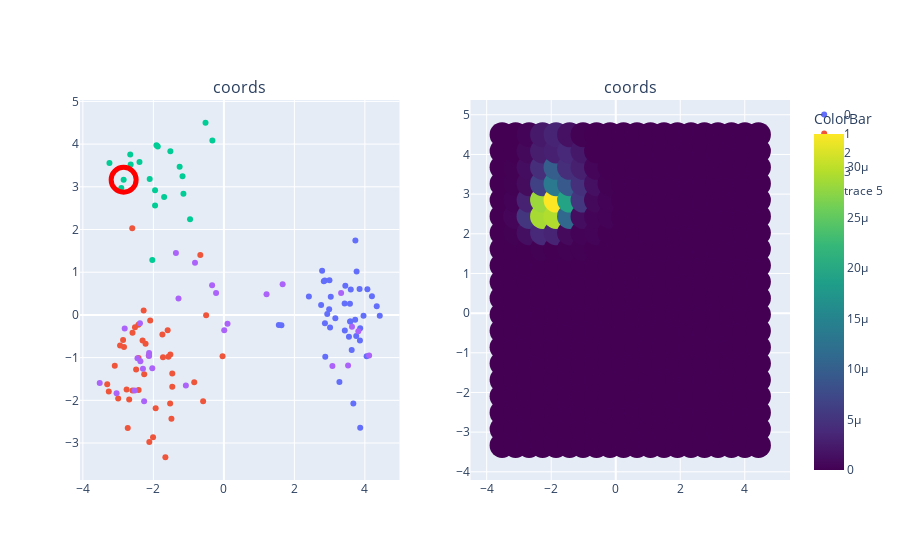

Notebook cell for this chart:
### Code cell
from plotly import tools

title= 'coords'
fig_subplots = tools.make_subplots(rows=1, cols=2,subplot_titles=tuple([title]*2))

for trace in figwl:
    fig_subplots.append_trace(trace, 1, 1)
    

trace= go.Scatter(
    x= background[:,0],
    y= background[:,1],
    #z= grid_likes,
    mode= 'markers',
    marker= {
        'color':grid_likes,
        'colorbar': go.scatter.marker.ColorBar(
            title= 'ColorBar'
        ),
        'colorscale':'Viridis',
        'line': {'width': 0},
        'size': 25,
        'symbol': 'circle',
      "opacity": 1
      }
)

fig_subplots.append_trace(trace, 1,2)

iplot(fig_subplots)

### Figure 1 — Plotly figure (JSON) as saved in the notebook; plotly's stock layout.template omitted (floating-point values rounded to 4 significant figures; data arrays with more than 128 entries replaced by an {"elided": "..."} marker saying what was removed)
{"data": [{"mode": "markers", "name": "0", "type": "scatter", "x": [3.446, 2.864, 3.867, 2.933, 3.426, 3.725, 3.85, 4.337, 3.162, 3.962, 3.731, 3.581, 2.877, 1.633, 3.627, 2.787, 2.759, 3.59, 3.755, 3.766, 2.867, 3.549, 3.577, 4.2, 4.072, 3.013, 4.423, 2.411, 2.836, 1.559, 3.673, 3.432, 3.033, 2.995, 3.86, 3.868, 4.05, 3.278, 3.6, 2.987], "xaxis": "x", "y": [0.6806, 0.8039, -0.3101, 0.0224, 0.2678, -0.1141, 0.6073, 0.2055, -0.08085, -0.01937, 1.744, -0.1556, -0.982, -0.2438, -0.8191, 1.034, 0.2323, -0.1568, -0.4911, 1.017, -0.195, -0.5121, 0.26, 0.4381, 0.5979, -0.2977, -0.01998, 0.4327, 0.7897, -0.2371, -2.077, -0.368, 0.4228, 0.8121, -0.5973, -2.644, -0.9698, -1.573, 0.5977, 0.1332], "yaxis": "y"}, {"mode": "markers", "name": "1", "type": "scatter", "x": [-0.5885, -2.425, -2.009, -1.744, -0.841, -2.276, -0.5032, -1.525, -2.418, -1.519, -1.464, -0.6692, -2.76, -2.999, -2.834, -2.221, -2.421, -2.116, -2.727, -2.686, -0.03754, -1.659, -2.594, -3.265, -1.935, -1.464, -2.592, -2.86, -2.307, -2.09, -1.575, -2.261, -1.595, -2.49, -2.945, -2.13, -3.096, -3.309, -1.728, -1.488, -2.522, -2.6], "xaxis": "x", "y": [-2.023, -0.2331, -2.868, -0.4588, -1.576, 0.1033, -0.008133, -2.076, -1.757, -0.9291, -1.681, 1.404, -1.745, -1.958, -0.7515, -0.6726, -1.007, -2.979, -2.648, -1.981, -0.9657, -3.333, -1.768, -1.795, -2.187, -1.375, -0.4185, -0.5862, -0.5988, -0.1291, -0.9791, -1.392, -0.3601, -1.278, -0.7163, -0.9506, -1.188, -1.627, -0.9919, -2.431, -0.29, 2.032], "yaxis": "y"}, {"mode": "markers", "name": "2", "type": "scatter", "x": [-0.5204, -2.844, -1.952, -2.394, -2.104, -1.147, -3.247, -1.952, -2.657, -1.255, -1.695, -0.9598, -2.91, -1.875, -1.173, -2.03, -1.913, -1.518, -2.645, -0.3261], "xaxis": "x", "y": [4.5, 3.165, 2.561, 3.578, 3.182, 2.838, 3.557, 2.918, 3.754, 3.471, 2.762, 2.239, 2.973, 3.946, 3.246, 1.289, 3.972, 3.83, 3.52, 4.086], "yaxis": "y"}, {"mode": "markers", "name": "3", "type": "scatter", "x": [1.667, 0.0105, 4.121, 0.1035, 3.635, -2.296, 1.211, -0.3336, -2.263, 3.524, 3.079, -0.8192, -1.288, -0.2208, -1.36, -2.122, 3.815, -2.451, -2.368, -2.814, -2.123, -2.532, -3.044, 3.326, -3.522, -2.381, -2.031, -1.078], "xaxis": "x", "y": [0.7163, -0.3575, -0.9492, -0.207, -0.2782, -1.262, 0.4812, 0.6947, -2.023, -1.187, -1.198, 1.221, 0.3842, 0.5151, 1.449, -0.8904, -0.3819, -1.017, -1.086, -0.3186, -0.9641, -1.768, -1.833, 0.5104, -1.597, -0.195, -1.252, -1.653], "yaxis": "y"}, {"marker": {"color": "rgba(135, 206, 250, 0)", "line": {"color": "red", "width": 5}, "opacity": 1, "size": 25}, "mode": "markers", "showlegend": false, "type": "scatter", "x": [-2.844], "xaxis": "x", "y": [3.165], "yaxis": "y"}, {"marker": {"color": {"elided": "400 float values"}, "colorbar": {"title": {"text": "ColorBar"}}, "colorscale": [[0, "#440154"], [0.1111, "#482878"], [0.2222, "#3e4989"], [0.3333, "#31688e"], [0.4444, "#26828e"], [0.5556, "#1f9e89"], [0.6667, "#35b779"], [0.7778, "#6ece58"], [0.8889, "#b5de2b"], [1, "#fde725"]], "line": {"width": 0}, "opacity": 1, "size": 25, "symbol": "circle"}, "mode": "markers", "type": "scatter", "x": {"elided": "400 float values"}, "xaxis": "x2", "y": {"elided": "400 float values"}, "yaxis": "y2"}], "layout": {"annotations": [{"font": {"size": 16}, "showarrow": false, "text": "coords", "x": 0.225, "xanchor": "center", "xref": "paper", "y": 1, "yanchor": "bottom", "yref": "paper"}, {"font": {"size": 16}, "showarrow": false, "text": "coords", "x": 0.775, "xanchor": "center", "xref": "paper", "y": 1, "yanchor": "bottom", "yref": "paper"}], "xaxis": {"anchor": "y", "domain": [0, 0.45]}, "xaxis2": {"anchor": "y2", "domain": [0.55, 1]}, "yaxis": {"anchor": "x", "domain": [0, 1]}, "yaxis2": {"anchor": "x2", "domain": [0, 1]}}}
